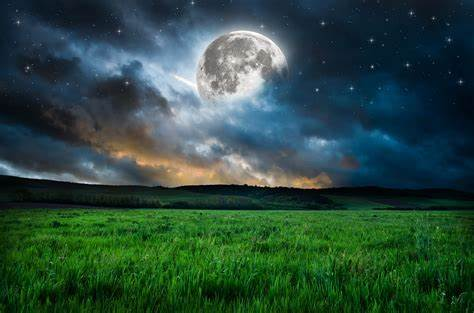
#> input picture for-LANDSCAPE/input.jpg, 474 x 313 px
$ python multi_line_text.py
#> lines starting #> are read from the running program, lines starting #| are printed output that depends on the picture
from PIL import Image,ImageFont,ImageDraw
import textwrap


def main(input_image, text,text_font=30):

#> called with input_image = 'input.jpg', text_font = 25
    def calculate_best_wrap_width(text,image_width, text_width):
        min_wrap_width = 10
        reserved_width = image_width // 1.17
        max_chars_per_line = reserved_width // (text_width / len(text))
        return max(min_wrap_width, max_chars_per_line)


    img = Image.open(input_image)
#> img is the input picture: PIL image 474x313 RGB; mean R, G, B 43.7, 74.5, 62.6
    img_width,img_height = img.size
#> img_width = 474; img_height = 313

    draw = ImageDraw.Draw(img)
    font = ImageFont.truetype('Russo_One\RussoOne-Regular.ttf',size=text_font)

    left,right = draw.textbbox((0,0),text=text,font=font)[::2]
#> left = 0; right = 3167
    text_width = right-left
#> text_width = 3167

    if text_width > img_width:
        text= textwrap.fill(text,break_long_words=False,break_on_hyphens=True,width=calculate_best_wrap_width(text,img_width,text_width))
#> in calculate_best_wrap_width, `max_chars_per_line = reserved_width // (text_width / len(text))`: max_chars_per_line = 33

    if text_width <= img_width //1.5:   # textposition when the 'text' is too small
        text_position = (img_width // 5, img_height // 3 )  # img_height //3  means text will start from upper center of image if you want to start from top you can change it to 0

    else:  # textposition when the 'text' is long
        text_position = (10, img_height // 3)
#> text_position = (10, 104)

    draw.multiline_text(text_position,spacing=0,align='center',text=text,font=font,fill='yellow')
    img.save('changed.jpg')
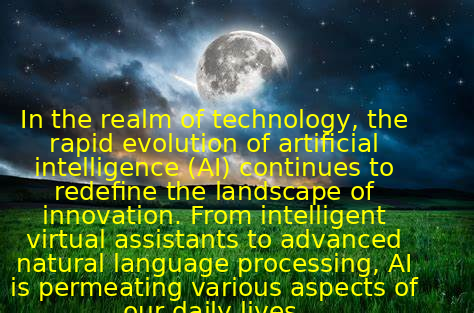
#> saved as changed.jpg: PIL image 474x313 RGB; mean R, G, B 64.9, 91.9, 57.1


if __name__ == '__main__':
    input_image =  'input.jpg'
    text ='''In the realm of technology, the rapid evolution of artificial intelligence (AI) continues to redefine the landscape of innovation. From intelligent virtual assistants to advanced natural language processing, AI is permeating various aspects of our daily lives.'''
    text_font =25
    main(input_image,text,text_font)
